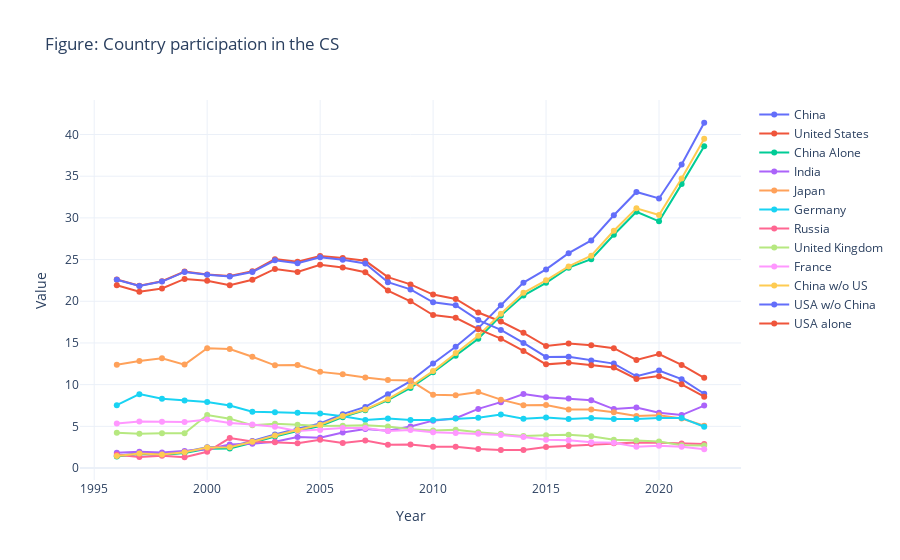

This figure's notebook cell:
### Markdown cell above
### 4.1 Main Countries Article Plot

### Code cell
# Process article data
article_columns = ['source', 'year_x', 'country_x', 'percentage_x']
if all(col in df.columns for col in article_columns):
    article_data = df[article_columns].dropna().copy()
    article_data.columns = ['source', 'year', 'country', 'value']
    
    # Filter for specific source
    df_filtered = article_data[article_data['source'] == "Country participation in the CS"]
    
    if not df_filtered.empty:
        print(f"Found {len(df_filtered)} rows for 'Country participation in the CS'")
        fig = create_article_plot(df_filtered, "Country participation in the CS")
        fig.show()
    else:
        print("No data found for 'Country participation in the CS'")
else:
    print("Article data columns not found in the dataset")
    # Create dummy article data for testing
    print("Creating dummy article data...")
    article_data = pd.DataFrame({
        'source': ['Country participation in the CS'] * 69,
        'year': list(range(2000, 2023)) * 3,
        'country': ['United States'] * 23 + ['China'] * 23 + ['Germany'] * 23,
        'value': np.random.uniform(1, 10, 69),
    })
    
    df_filtered = article_data[article_data['source'] == "Country participation in the CS"]
    fig = create_article_plot(df_filtered, "Country participation in the CS")
    fig.show()
